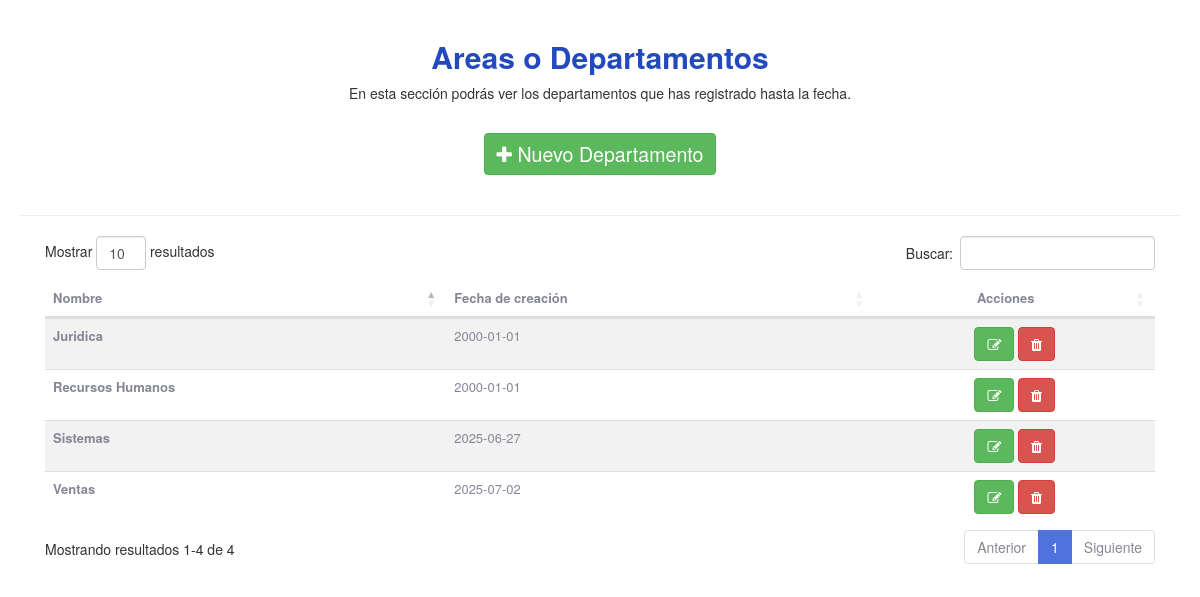
The app's page /paginas/departamentos.php (signed in) with its own data.
### tables this page shows
CREATE TABLE `departamentos` (
  `iddepto` int NOT NULL AUTO_INCREMENT,
  `nombre` varchar(150) NOT NULL,
  `status` int DEFAULT '0',
  `idcl` int NOT NULL,
  `alias` varchar(50) NOT NULL,
  `fechacreacion` date NOT NULL DEFAULT '2000-01-01',
  PRIMARY KEY (`iddepto`)
);

### paginas/departamentos.php (the view, shortened to what this page needs)
<?php
include_once("../conexion.php");
if(($_SESSION['logueado']) == true){
 $id = $_SESSION['id'];
 $sql="SELECT * FROM `departamentos` WHERE idcl = $id";
 $resultado = $con -> query($sql);
?>
<!DOCTYPE html>
<html>
<head>
  <link rel="stylesheet" href="../font-awesome/css/font-awesome.min.css">
  <link href="../css/sb-admin-2.min.css" rel="stylesheet">
  <link rel="stylesheet" href="https://cdn.datatables.net/1.13.4/css/dataTables.bootstrap4.min.css">
  <link rel="stylesheet" href="https://maxcdn.bootstrapcdn.com/bootstrap/3.4.1/css/bootstrap.min.css">
</head>
<body style="padding: 20px;">
  <div class="text-center">
    <h2 style="font-weight: bold; color: #224abe; ">Areas o Departamentos</h2>
    <p>En esta sección podrás ver los departamentos que has registrado hasta la fecha.</p>
    <br>
    <button style="font-size: 1.4em;" class="btn btn-success" data-toggle="modal" data-target="#modal_departamento"> <i class="fa fa-plus"></i> Nuevo Departamento</button>
    <br>
    <br>
  </div>
  <hr>
  <div class="container">
    <table class="table table-striped" id="tabla_departamentos" style="font-size: 13px; width: 100%;">
      <thead>
        <tr>
          <th>Nombre</th>
          <th>Fecha de creación</th>
          <th style="text-align: center;">Acciones</th>
        </tr>
      </thead>
      <tbody>
      <?php
      while ($row = mysqli_fetch_array($resultado)) {
      ?>
        <tr>
          <td style="font-weight: bold; text-transform: capitalize;"><?php echo $row[1]; ?></td>
          <td><?php echo $row[5]; ?></td>
          <td style="text-align: center;">
            <a href="#" data-toggle="modal" data-target="#modal_editar_departamento" onclick="cambiarValores('<?php echo $row[0]; ?>', '<?php echo $row[1]; ?>')" class="btn btn-success"> <i class="fa fa-edit"></i></a>
            <a href="#" onclick="eliminarDepartamento(<?php echo $row[0]; ?>)" class="btn btn-danger"> <i class="fa fa-trash"></i></a>
          </td>
        </tr>
      <?php
        }
      ?>
      </tbody>
    </table>
  </div>
</body>
</html>
<?php
}else{
  header("Location: ../index.php");
  exit();
}
?>

### records on screen
departamentos: nombre "Juridica", fechacreacion "2000-01-01"
departamentos: nombre "Recursos Humanos", fechacreacion "2000-01-01"
departamentos: nombre "Ventas", fechacreacion "2025-07-02"
departamentos: nombre "Sistemas", fechacreacion "2025-06-27"
